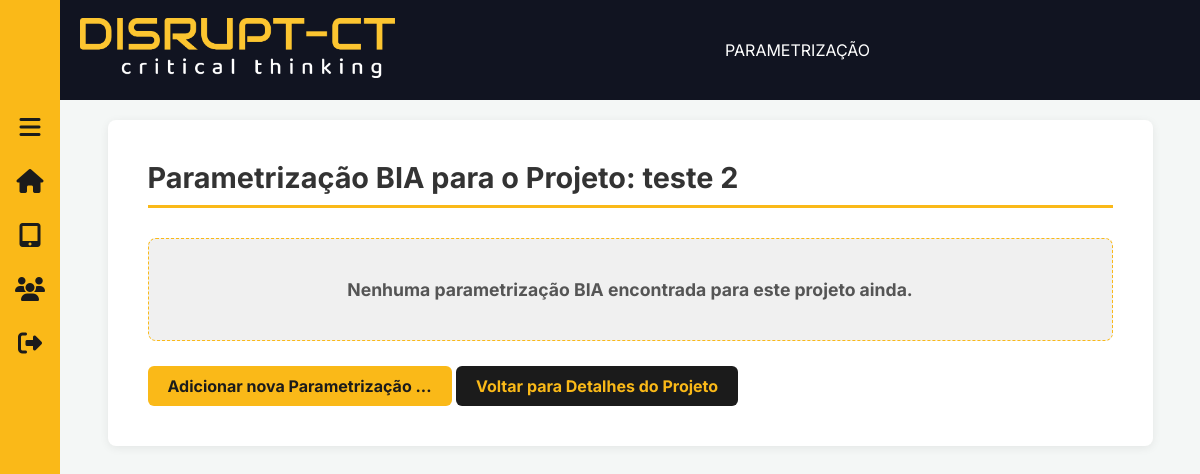
/projetos/6/parametrizacao/, run on an earlier commit of the app's database.
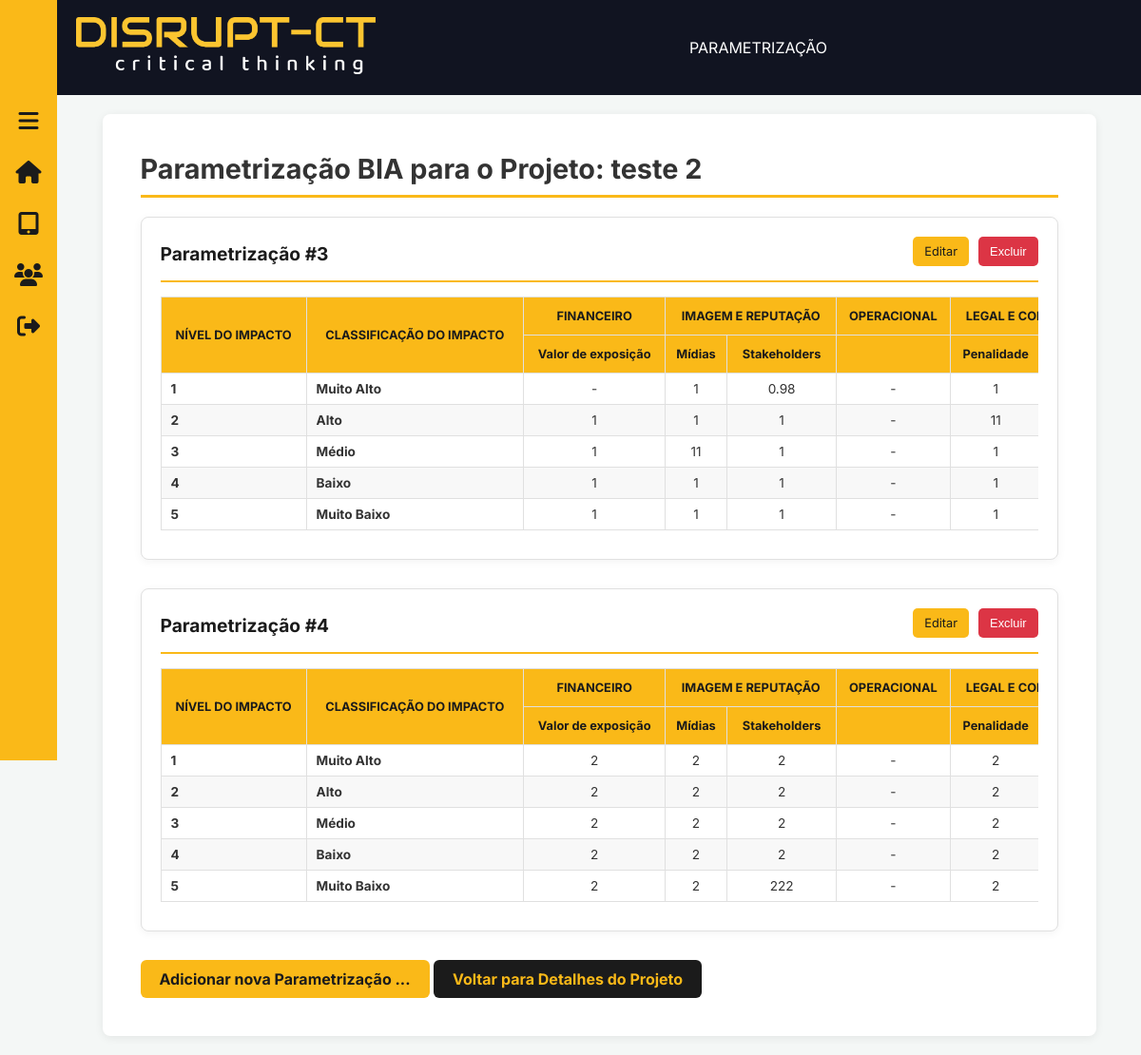
And on a later commit of the database.
### projetos/models.py (models this page shows, shortened)
class Projeto(models.Model):
    STATUS_CHOICES = [
        ('andamento', 'Em Andamento'),
        ('finalizado', 'Finalizado'),
    ]
    nome = models.CharField(max_length=100)
    descricao = models.TextField()
    status = models.CharField(
        max_length=20,
        choices=STATUS_CHOICES,
        default='andamento',
    )

class ParametrizacaoBia(models.Model):
    projeto = models.ForeignKey(Projeto, on_delete=models.CASCADE, related_name='parametrizacoes_bia')
    valor_exposicao_1 = models.CharField(max_length=255, null=True, blank=True)
    img_rep_midias_1 = models.CharField(max_length=255, null=True, blank=True)
    img_rep_stakeholders_1 = models.CharField(max_length=255, null=True, blank=True)
    legal_penalidade_1 = models.CharField(max_length=255, null=True, blank=True)
    legal_contrato_1 = models.CharField(max_length=255, null=True, blank=True)
    amb_1 = models.CharField(max_length=255, null=True, blank=True)
    social_1 = models.CharField(max_length=255, null=True, blank=True)
    estrategia_1 = models.CharField(max_length=255, null=True, blank=True)
    operacional_nivel_1_impactos = models.JSONField(default=dict, blank=True, null=True)
    valor_exposicao_2 = models.CharField(max_length=255, null=True, blank=True)
    img_rep_midias_2 = models.CharField(max_length=255, null=True, blank=True)
    img_rep_stakeholders_2 = models.CharField(max_length=255, null=True, blank=True)
    legal_penalidade_2 = models.CharField(max_length=255, null=True, blank=True)
    legal_contrato_2 = models.CharField(max_length=255, null=True, blank=True)
    amb_2 = models.CharField(max_length=255, null=True, blank=True)
    social_2 = models.CharField(max_length=255, null=True, blank=True)
    estrategia_2 = models.CharField(max_length=255, null=True, blank=True)
    operacional_nivel_2_impactos = models.JSONField(default=dict, blank=True, null=True)
    valor_exposicao_3 = models.CharField(max_length=255, null=True, blank=True)
    img_rep_midias_3 = models.CharField(max_length=255, null=True, blank=True)
    img_rep_stakeholders_3 = models.CharField(max_length=255, null=True, blank=True)
    legal_penalidade_3 = models.CharField(max_length=255, null=True, blank=True)
    legal_contrato_3 = models.CharField(max_length=255, null=True, blank=True)
    amb_3 = models.CharField(max_length=255, null=True, blank=True)
    social_3 = models.CharField(max_length=255, null=True, blank=True)
    estrategia_3 = models.CharField(max_length=255, null=True, blank=True)
    operacional_nivel_3_impactos = models.JSONField(default=dict, blank=True, null=True)
    valor_exposicao_4 = models.CharField(max_length=255, null=True, blank=True)
    img_rep_midias_4 = models.CharField(max_length=255, null=True, blank=True)
    img_rep_stakeholders_4 = models.CharField(max_length=255, null=True, blank=True)
    legal_penalidade_4 = models.CharField(max_length=255, null=True, blank=True)
    legal_contrato_4 = models.CharField(max_length=255, null=True, blank=True)
    amb_4 = models.CharField(max_length=255, null=True, blank=True)
    social_4 = models.CharField(max_length=255, null=True, blank=True)
    estrategia_4 = models.CharField(max_length=255, null=True, blank=True)
    operacional_nivel_4_impactos = models.JSONField(default=dict, blank=True, null=True)
    valor_exposicao_5 = models.CharField(max_length=255, null=True, blank=True)
    img_rep_midias_5 = models.CharField(max_length=255, null=True, blank=True)
    img_rep_stakeholders_5 = models.CharField(max_length=255, null=True, blank=True)
    legal_penalidade_5 = models.CharField(max_length=255, null=True, blank=True)
    legal_contrato_5 = models.CharField(max_length=255, null=True, blank=True)
    amb_5 = models.CharField(max_length=255, null=True, blank=True)
    social_5 = models.CharField(max_length=255, null=True, blank=True)
    estrategia_5 = models.CharField(max_length=255, null=True, blank=True)
    operacional_nivel_5_impactos = models.JSONField(default=dict, blank=True, null=True)

### projetos/views.py (the view)
# urls.py: path('<int:projeto_id>/parametrizacao/', views.parametrizacao_bia_view, name='parametrizacao_bia'),
def parametrizacao_bia_view(request, projeto_id):
    projeto = get_object_or_404(Projeto, id=projeto_id)
    entradas_parametrizacao = ParametrizacaoBia.objects.filter(projeto=projeto).order_by('id')
    context = {
        'projeto': projeto,
        'entradas_parametrizacao': entradas_parametrizacao, # Passa todas as entradas para o template
    }
    return render(request, 'projetos/PARAMETRIZACAO_BIA.html', context)

### projetos/templates/projetos/PARAMETRIZACAO_BIA.html (shortened to what this page needs)
{% extends "base.html" %}
{% load static %}
{% block titulo_pagina %}
    <span>PARAMETRIZAÇÃO</span>
{% endblock %}
{% block extra_css %}
    <link rel="stylesheet" href="{% static 'css/tabelas.css' %}">
{% endblock %}
{% block content %}
<div class="parametrizacao-page-container">
    <header class="header-interno">
        <h1>Parametrização BIA para o Projeto: {{ projeto.nome }}</h1>
    </header>
    {% if entradas_parametrizacao %}
        {% for entrada in entradas_parametrizacao %}
            <div class="parametrizacao-table-section">
                <div class="parametrizacao-table-header">
                    <h2>Parametrização #{{ entrada.id }}</h2>
                    <div class="parametrizacao-actions">
                        <a href="{% url 'projetos:editar_parametrizacao_bia' projeto.id entrada.id %}" class="btn-editar-tabela">Editar</a>
                        <form method="post" action="{% url 'projetos:deletar_parametrizacao_bia' projeto.id entrada.id %}" style="display:inline;">
                            <button type="submit" class="btn-deletar-tabela" onclick="return confirm('Tem certeza que deseja excluir esta parametrização?');">Excluir</button>
                        </form>
                    </div>
                </div>
                <div class="table-responsive-custom">
                    <table class="parametrizacao-grid-table">
                        <thead>
                            <tr>
                                <th rowspan="2">NÍVEL DO IMPACTO</th>
                                <th rowspan="2">CLASSIFICAÇÃO DO IMPACTO</th>
                                <th colspan="1">FINANCEIRO</th>
                                <th colspan="2">IMAGEM E REPUTAÇÃO</th>
                                <th colspan="1">OPERACIONAL</th>
                                <th colspan="2">LEGAL E COMPLIANCE</th>
                            </tr>
                            <tr>
                                <th>Valor de exposição</th>
                                <th>Mídias</th>
                                <th>Stakeholders</th>
                                <th></th>
                                <th>Penalidade</th>
                            </tr>
                        </thead>
                        <tbody>
                            <tr>
                                <td>1</td>
                                <td>Muito Alto</td>
                                <td>{{ entrada.valor_exposicao_1|default_if_none:"-" }}</td>
                                <td>{{ entrada.img_rep_midias_1|default_if_none:"-" }}</td>
                                <td>{{ entrada.img_rep_stakeholders_1|default_if_none:"-" }}</td>
                                <td>-</td>
                                <td>{{ entrada.legal_penalidade_1|default_if_none:"-" }}</td>
                            </tr>
                            <tr>
                                <td>2</td>
                                <td>Alto</td>
                                <td>{{ entrada.valor_exposicao_2|default_if_none:"-" }}</td>
                                <td>{{ entrada.img_rep_midias_2|default_if_none:"-" }}</td>
                                <td>{{ entrada.img_rep_stakeholders_2|default_if_none:"-" }}</td>
                                <td>-</td>
                                <td>{{ entrada.legal_penalidade_2|default_if_none:"-" }}</td>
                            </tr>
                            <tr>
                                <td>3</td>
                                <td>Médio</td>
                                <td>{{ entrada.valor_exposicao_3|default_if_none:"-" }}</td>
                                <td>{{ entrada.img_rep_midias_3|default_if_none:"-" }}</td>
                                <td>{{ entrada.img_rep_stakeholders_3|default_if_none:"-" }}</td>
                                <td>-</td>
                                <td>{{ entrada.legal_penalidade_3|default_if_none:"-" }}</td>
                            </tr>
                            <tr>
                                <td>4</td>
                                <td>Baixo</td>
                                <td>{{ entrada.valor_exposicao_4|default_if_none:"-" }}</td>
                                <td>{{ entrada.img_rep_midias_4|default_if_none:"-" }}</td>
                                <td>{{ entrada.img_rep_stakeholders_4|default_if_none:"-" }}</td>
                                <td>-</td>
                                <td>{{ entrada.legal_penalidade_4|default_if_none:"-" }}</td>
                            </tr>
                            <tr>
                                <td>5</td>
                                <td>Muito Baixo</td>
                                <td>{{ entrada.valor_exposicao_5|default_if_none:"-" }}</td>
                                <td>{{ entrada.img_rep_midias_5|default_if_none:"-" }}</td>
                                <td>{{ entrada.img_rep_stakeholders_5|default_if_none:"-" }}</td>
                                <td>-</td>
                                <td>{{ entrada.legal_penalidade_5|default_if_none:"-" }}</td>
                            </tr>
                        </tbody>
                    </table>
                </div>
            </div>
        {% endfor %}
    {% else %}
        <div class="empty-table-message">
            <p>Nenhuma parametrização BIA encontrada para este projeto ainda.</p>
        </div>
    {% endif %}
    <div style="margin-top: 25px;">
        <a href="{% url 'projetos:adicionar_parametrizacao_bia' projeto.id %}" class="btn-principal">Adicionar nova Parametrização ...</a>
        <a href="{% url 'projetos:detalhe_projeto' projeto.id %}" class="btn-secundario">Voltar para Detalhes do Projeto</a>
    </div>
</div>
{% endblock %}

### templates/base.html (shortened to what this page needs)
{% load static %}
<!DOCTYPE html>
<html lang="pt-br">
<head>
    <link rel="stylesheet" href="https://cdnjs.cloudflare.com/ajax/libs/font-awesome/6.5.0/css/all.min.css">
    <link rel="stylesheet" href="{% static 'css/layout_interno.css' %}">
    <link rel="stylesheet" href="{% static 'css/modal.css' %}">
    {% block extra_css %}{% endblock %}
</head>
<body class="layout-interno">
    <header class="header-topo">
        <div class="header-logo">
            <img src="{% static 'imagens/disrupt.png' %}" alt="Logo Disrupt-CT">
        </div>
        <div class="header-titulo-pagina">
            {% block titulo_pagina %}
            {% endblock %}
        </div>
    </header>
    <nav class="navbar-lateral">
        <ul class="nav-links">
            <li>
                <a href="#" id="btn-toggle-sidebar">
                    <i class="fas fa-bars"></i>
                </a>
            </li>
            <li>
                <a href="{% url 'homepage' %}" title="Início">
                    <i class="fas fa-home"></i>
                </a>
            </li>
            <li>
                <a href="{% url 'projetos:lista_projetos' %}" title="Projetos">
                    <i class="fas fa-tablet-alt"></i>
                </a>
            </li>
            <li>
                <a href="#" title="Usuários">
                    <i class="fas fa-users"></i>
                </a>
            </li>
            <li class="logout-btn">
                 <a href="{% url 'logout' %}" title="Sair">
                    <i class="fas fa-sign-out-alt"></i>
                </a>
            </li>
        </ul>
    </nav>
    <main class="main-content">
        <div class="main-content-wrapper">
            {% block content %}
            {% endblock %}
        </div>
    </main>
</body>
</html>

### static/css/layout_interno.css (style rules this page uses)
:root { --cor-amarelo: #FAB918; --cor-preto: #1B1B1B; --cor-fundo-header: #111421; --cor-fundo-pagina: #f4f7f6; --cor-texto-claro: #ffffff; --cor-texto-escuro: #333; --cor-texto-suave: #555; --cor-borda-sutil: #e0e0e0; --cor-card-fundo: #f8f8f8; --cor-amarelo-hover: #e0a316; --cor-verde-claro: #28a745; --cor-verde-escuro: #218838; --cor-vermelho-claro: #dc3545; --cor-vermelho-escuro: #c82333; --cor-cinza-claro: #6c757d; --cor-cinza-escuro: #5a6268; --header-height: 100px; --sidebar-width-collapsed: 60px; --sidebar-width-expanded: 220px; }
* { box-sizing: border-box; margin: 0; padding: 0; }
body.layout-interno { font-family: 'Inter', 'Segoe UI', sans-serif; color: var(--cor-texto-escuro); background-color: var(--cor-fundo-pagina); min-height: 100vh; display: flex; flex-direction: column; }
.header-topo { position: fixed; top: 0; left: 0; width: 100%; height: var(--header-height); background-color: var(--cor-fundo-header); color: var(--cor-texto-claro); display: flex; align-items: center; padding-left: var(--sidebar-width-collapsed); z-index: 1000; transition: padding-left 0.3s ease-in-out; }
.header-logo { margin-left: 20px; }
.header-logo img { height: calc(var(--header-height) - 40px); }
.header-titulo-pagina { flex-grow: 1; text-align: center; }
.navbar-lateral { position: fixed; top: 0; left: 0; width: var(--sidebar-width-collapsed); height: 100vh; background-color: var(--cor-amarelo); z-index: 1001; overflow-x: hidden; transition: width 0.3s ease-in-out; }
.navbar-lateral .nav-links { list-style: none; padding: 0; margin: 0; width: 100%; height: 100%; padding-top: var(--header-height); display: flex; flex-direction: column; }
.navbar-lateral .nav-links li a { display: flex; align-items: center; text-decoration: none; color: var(--cor-preto); width: 100%; padding: 15px 0; transition: background-color 0.2s ease; }
.navbar-lateral .nav-links i { min-width: var(--sidebar-width-collapsed); text-align: center; font-size: 1.5rem; }
.main-content { margin-top: var(--header-height); margin-left: var(--sidebar-width-collapsed); width: calc(100% - var(--sidebar-width-collapsed)); transition: margin-left 0.3s ease-in-out, width 0.3s ease-in-out; padding: 20px; }
.main-content-wrapper { width: 100%; max-width: 95%; margin: 0 auto; padding: 40px; background-color: var(--cor-texto-claro); border-radius: 8px; box-shadow: 0 2px 10px rgba(0, 0, 0, 0.07); }
.header-interno h1 { font-size: 1.8rem; font-weight: bold; color: var(--cor-texto-escuro); margin-bottom: 20px; border-bottom: 3px solid var(--cor-amarelo); padding-bottom: 10px; }
.btn-principal { display: inline-block; padding: 12px 24px; background-color: var(--cor-amarelo); color: var(--cor-preto); font-weight: bold; text-decoration: none; border-radius: 6px; border: none; cursor: pointer; font-size: 1rem; transition: background-color 0.2s, transform 0.2s; }
.btn-secundario { display: inline-block; padding: 12px 24px; background-color: var(--cor-preto); color: var(--cor-amarelo); font-weight: bold; text-decoration: none; border-radius: 6px; transition: background-color 0.2s, transform 0.2s; }
.btn-voltar, .btn-editar, .btn-promover, .btn-deletar, .btn-finalizar, .btn-principal, .btn-secundario { padding: 10px 20px; border: none; border-radius: 6px; cursor: pointer; font-size: 1rem; font-weight: bold; text-decoration: none; display: inline-flex; align-items: center; justify-content: center; text-align: center; transition: background-color 0.2s ease, transform 0.2s ease, box-shadow 0.2s ease; white-space: nowrap; }

What changed in the data, as far as the page shows it:
added ParametrizacaoBia: id "3", valor_exposicao_1 "-", img_rep_midias_1 "1", img_rep_stakeholders_1 "0.98", legal_penalidade_1 "1", valor_exposicao_2 "1", img_rep_midias_2 "1", img_rep_stakeholders_2 "1", legal_penalidade_2 "11", valor_exposicao_3 "1", img_rep_midias_3 "11", img_rep_stakeholders_3 "1", legal_penalidade_3 "1", valor_exposicao_4 "1", img_rep_midias_4 "1", img_rep_stakeholders_4 "1", legal_penalidade_4 "1", valor_exposicao_5 "1", img_rep_midias_5 "1", img_rep_stakeholders_5 "1", legal_penalidade_5 "1"
added ParametrizacaoBia: id "4", valor_exposicao_1 "2", img_rep_midias_1 "2", img_rep_stakeholders_1 "2", legal_penalidade_1 "2", valor_exposicao_2 "2", img_rep_midias_2 "2", img_rep_stakeholders_2 "2", legal_penalidade_2 "2", valor_exposicao_3 "2", img_rep_midias_3 "2", img_rep_stakeholders_3 "2", legal_penalidade_3 "2", valor_exposicao_4 "2", img_rep_midias_4 "2", img_rep_stakeholders_4 "2", legal_penalidade_4 "2", valor_exposicao_5 "2", img_rep_midias_5 "2", img_rep_stakeholders_5 "222", legal_penalidade_5 "2"
Also different on the page:
text no longer shown: "Nenhuma parametrização BIA encontrada para este projeto ainda."
